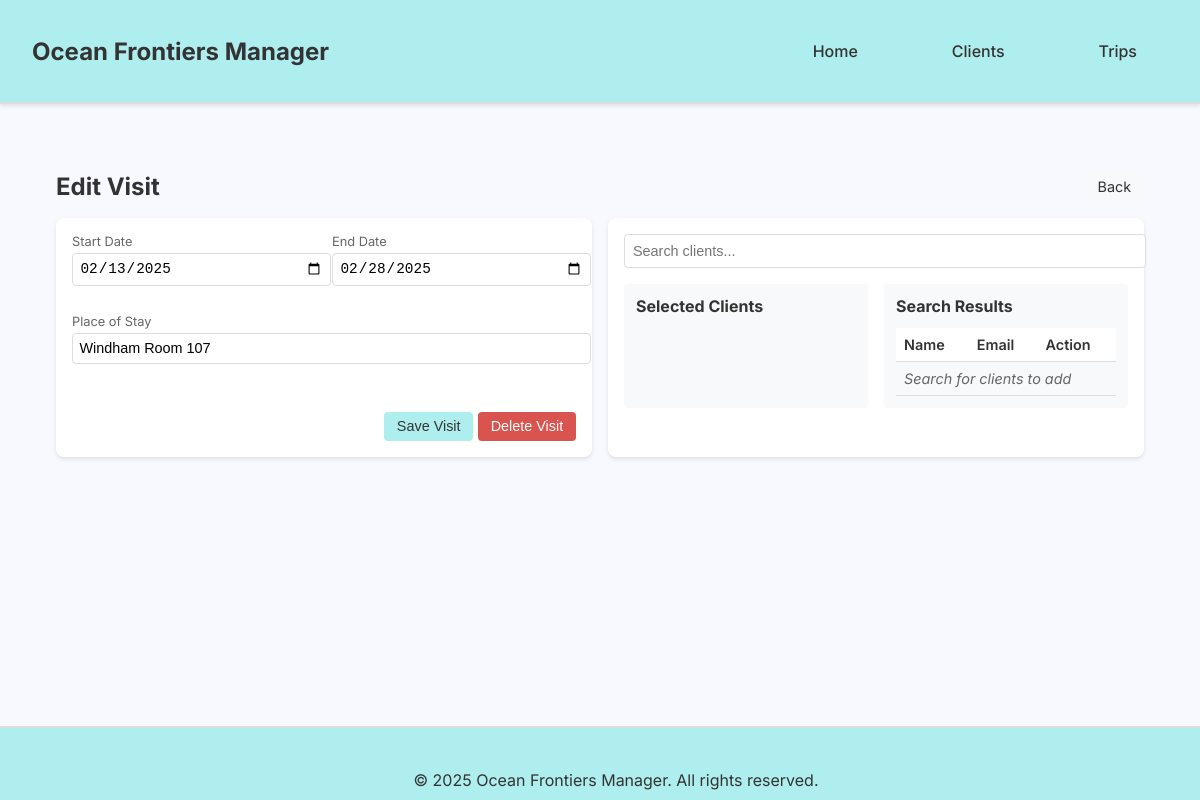
The page /edit_visit/1/1 on the database as committed earlier.
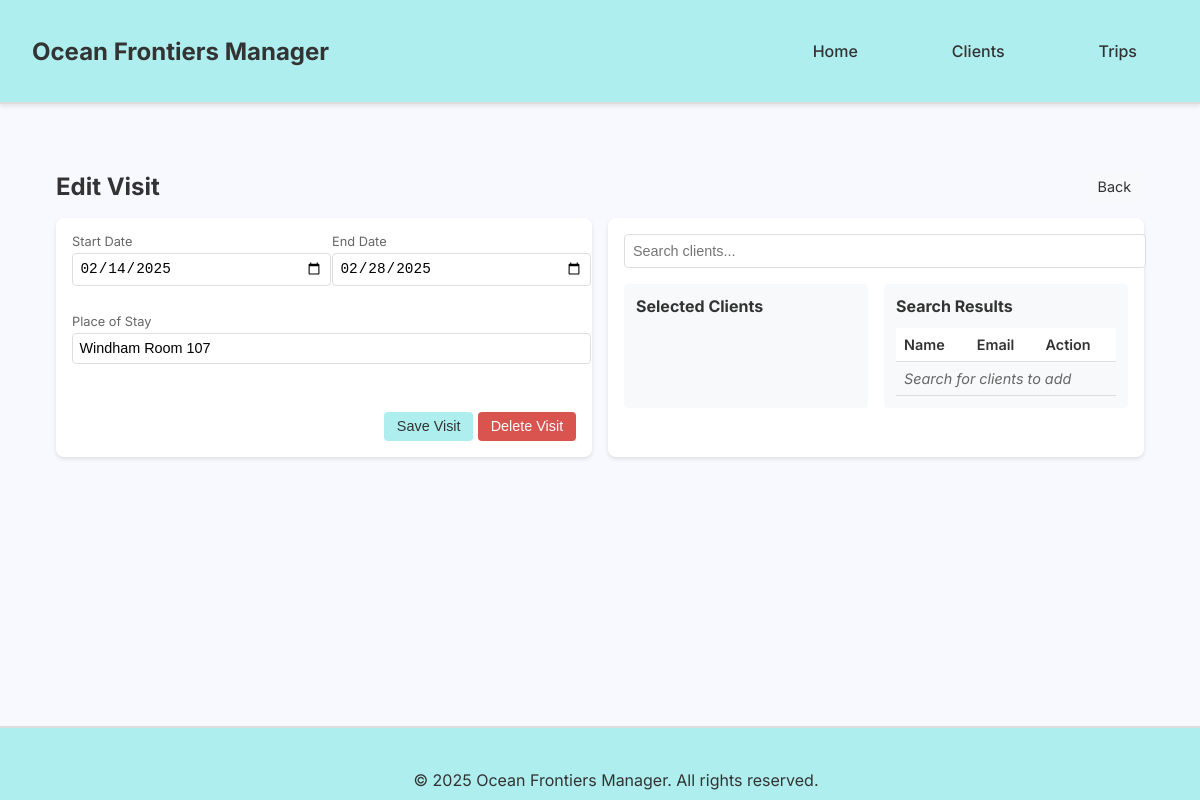
The same page on the database as committed later.
### models.py (models this page shows)
class Visit(db.Model):
    id = db.Column(db.Integer, primary_key=True)
    start_date = db.Column(db.Date)
    end_date = db.Column(db.Date)
    place_of_stay = db.Column(db.String(100))
    leader_client_id = db.Column(db.Integer)
    clients = db.relationship('Client',
                            secondary=client_visits_association,
                            back_populates='visits')

### OFR2.py (the view, shortened to what this page needs)
@app.route("/edit_visit/<int:client_id>/<int:visit_id>", methods=['GET', 'POST'])
@app.route("/edit_visit/<int:client_id>", methods=['GET', 'POST'])
def edit_visit(client_id, visit_id=None):
    leader_client = Client.query.get_or_404(client_id)
    all_clients_objects = Client.query.all()
    all_clients = []
    for client_obj in all_clients_objects:
        client_dict = {
            'id': client_obj.id,
            'name': client_obj.name,
            'surname': client_obj.surname,
            'email': client_obj.email
        }
        all_clients.append(client_dict)
    visit = None
    if visit_id:  # If visit_id is provided, we are editing an existing visit
        visit = Visit.query.get_or_404(visit_id)
    return render_template('edit_visit.html',
                         leader_client_id=client_id,
                         clients=all_clients,
                         visit=visit)

### templates/edit_visit.html (shortened to what this page needs)
{% extends 'base.html' %}
{% block content %}
<section class="edit-visit-container">
    <div class="page-header">
        <h2>{% if visit %}Edit Visit{% else %}New Visit{% endif %}</h2>
        <a href="{{ url_for('client_details', client_id=leader_client_id) }}" class="back-button">Back</a>
    </div>
    <div class="visit-edit-grid">
        <div class="visit-form-section">
            <form method="POST" action="{{ url_for('edit_visit', client_id=leader_client_id, visit_id=visit.id if visit else None) }}">
                <div class="form-row">
                    <div class="form-group">
                        <label>Start Date</label>
                        <input type="date" name="start_date"
                               value="{{ visit.start_date.strftime('%Y-%m-%d') if visit and visit.start_date else '' }}"
                               required>
                    </div>
                    <div class="form-group">
                        <label>End Date</label>
                        <input type="date" name="end_date"
                               value="{{ visit.end_date.strftime('%Y-%m-%d') if visit and visit.end_date else '' }}"
                               required>
                    </div>
                </div>
                <div class="form-row">
                    <div class="form-group full-width">
                        <label>Place of Stay</label>
                        <input type="text" name="place_of_stay"
                               value="{{ visit.place_of_stay if visit else '' }}"
                               required>
                    </div>
                </div>
                <div class="form-actions">
                    <button type="submit" class="save-button">Save Visit</button>
                    {% if visit %}
                        <button type="button" class="delete-button"
                                onclick="if(confirm('Are you sure you want to delete this visit?')) {
                                    document.getElementById('delete-form').submit();
                                }">
                            Delete Visit
                        </button>
                    {% endif %}
                </div>
            </form>
        </div>
        <div class="clients-selection-section">
            <div class="search-box">
                <input type="text" id="clientSearch"
                       placeholder="Search clients..."
                       class="search-input"
                       onkeyup="searchClients()">
            </div>
            <div class="clients-panels">
                <div class="selected-clients-panel">
                    <h3>Selected Clients</h3>
                </div>
                <div class="search-results-panel">
                    <h3>Search Results</h3>
                    <div class="search-results-container">
                        <table id="searchResultsTable" class="clients-table">
                            <thead>
                                <tr>
                                    <th>Name</th>
                                    <th>Email</th>
                                    <th>Action</th>
                                </tr>
                            </thead>
                            <tbody id="searchResultsBody">
                            </tbody>
                        </table>
                    </div>
                </div>
            </div>
        </div>
    </div>
</section>
{% endblock %}

### templates/base.html (shortened to what this page needs)
<!DOCTYPE html>
<html lang="en">
<head>
    <link rel="stylesheet" href="{{ url_for('static', filename='style.css') }}">
</head>
<body>
    <header class="main-header">
        <nav class="nav-container">
            <div class="logo">
                <a href="{{ url_for('home') }}">Ocean Frontiers Manager</a>
            </div>
            <ul class="nav-links">
                <li><a href="{{ url_for('home') }}" class="nav-link">Home</a></li>
                <li><a href="{{ url_for('clients') }}" class="nav-link">Clients</a></li>
                <li><a href="{{ url_for('trips') }}" class="nav-link">Trips</a></li>
            </ul>
        </nav>
    </header>
    <main class="main-content">
        {% block content %}{% endblock %}
    </main>
    <footer class="main-footer">
        <p>&copy; 2025 Ocean Frontiers Manager. All rights reserved.</p>
    </footer>
</body>
</html>

Rows that differ between the two databases and show on the page:
changed Visit "Windham Room 107": start_date "02/13/2025" → "02/14/2025"
